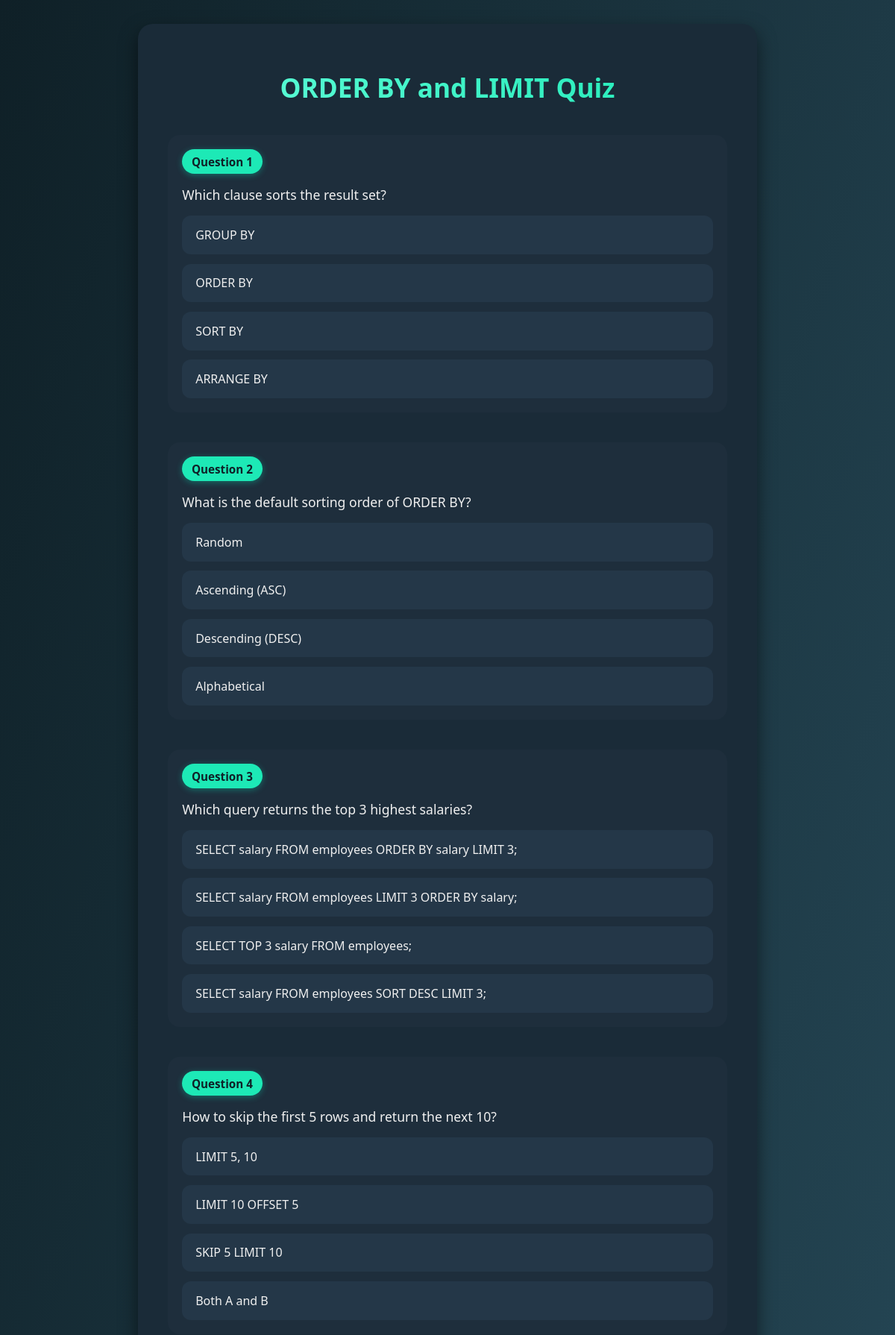
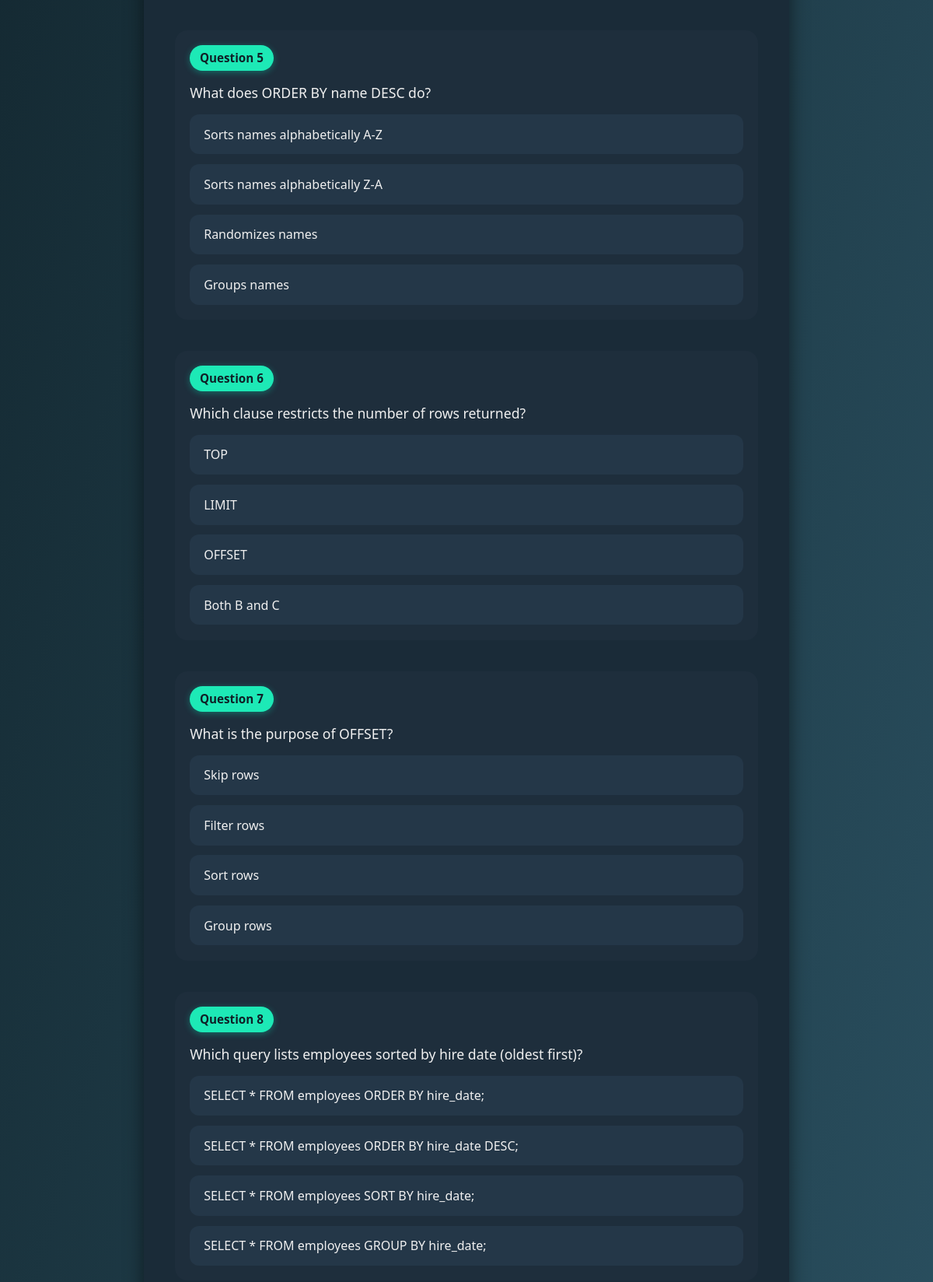
Screenshot of /quiz/ORDER BY and LIMIT (signed in, upper part) with the database file from the repository (2 pictures, top to bottom).
### app.py (models this page shows)
class Quiz(db.Model):
    id = db.Column(db.Integer, primary_key=True)
    topic = db.Column(db.String(100), nullable=False)
    question = db.Column(db.String(255), nullable=False)
    option1 = db.Column(db.String(100), nullable=False)
    option2 = db.Column(db.String(100), nullable=False)
    option3 = db.Column(db.String(100), nullable=False)
    option4 = db.Column(db.String(100), nullable=False)
    correct_option = db.Column(db.String(100), nullable=False)  # 1, 2, 3, or 4

### app.py (the view, shortened to what this page needs)
@app.route('/quiz/<topic>', methods=['GET', 'POST'])
def quiz(topic):
    if 'user_id' not in session:
        return redirect(url_for('login'))
    user = User.query.get(session['user_id'])
    questions = Quiz.query.filter_by(topic=topic).all()
    return render_template('quiz.html', questions=questions, topic=topic)

### templates/quiz.html (shortened to what this page needs)
<!DOCTYPE html>
<html lang="en">
<head>
</head>
<body>
    <form method="post">
        <h2>{{ topic }} Quiz</h2>
        {% for q in questions %}
        <div class="question-block">
            <span class="question-number">Question {{ loop.index }}</span>
            <p>{{ q.question }}</p>
            <div class="option-container">
                <label for="q{{ q.id }}_1" class="option-label">{{ q.option1 }}</label>
                <label for="q{{ q.id }}_2" class="option-label">{{ q.option2 }}</label>
                <label for="q{{ q.id }}_3" class="option-label">{{ q.option3 }}</label>
                <label for="q{{ q.id }}_4" class="option-label">{{ q.option4 }}</label>
            </div>
        </div>
        {% endfor %}
    </form>
</body>
</html>

### templates/quiz.html (style rules this page uses)
:root { --primary: #0f2027; --secondary: #203a43; --highlight: #2c5364; --text-light: #f0f0f0; --accent: #1de9b6; --card: #1a2b38; --shadow: rgba(0, 0, 0, 0.5); }
body { background: linear-gradient(to bottom right, var(--primary), var(--highlight)); color: var(--text-light); font-family: 'Segoe UI', sans-serif; margin: 0; padding: 2rem; display: flex; justify-content: center; }
form { background: var(--card); padding: 2rem 2.5rem; border-radius: 20px; box-shadow: 0 10px 25px var(--shadow); max-width: 750px; width: 100%; }
h2 { text-align: center; font-size: 2.2rem; background: -webkit-linear-gradient(45deg, #64ffda, #1de9b6); -webkit-background-clip: text; -webkit-text-fill-color: transparent; margin-bottom: 2.5rem; }
.question-block { margin-bottom: 2.5rem; padding: 1.2rem; border-radius: 16px; background: #1e2e3c; box-shadow: inset 0 0 0 rgba(255,255,255,0); transition: 0.3s; }
.question-number { background: var(--accent); color: var(--primary); display: inline-block; font-weight: bold; padding: 0.4rem 0.8rem; border-radius: 20px; font-size: 0.95rem; margin-bottom: 0.6rem; box-shadow: 0 2px 8px rgba(0, 255, 204, 0.3); }
.question-block p { font-size: 1.1rem; margin: 0.4rem 0 1rem; }
.option-container { display: flex; flex-direction: column; gap: 0.8rem; }
.option-label { padding: 0.8rem 1rem; border-radius: 12px; background: #243748; border: 2px solid transparent; cursor: pointer; transition: 0.2s ease; }

### rows the page displays
Quiz: question "Which clause sorts the result set?", option1 "GROUP BY", option2 "ORDER BY", option3 "SORT BY", option4 "ARRANGE BY"
Quiz: question "What is the default sorting order of ORDER BY?", option1 "Random", option2 "Ascending (ASC)", option3 "Descending (DESC)", option4 "Alphabetical"
Quiz: question "Which query returns the top 3 highest salaries?", option1 "SELECT salary FROM employees ORDER BY salary LIMIT 3;", option2 "SELECT salary FROM employees LIMIT 3 ORDER BY salary;", option3 "SELECT TOP 3 salary FROM employees;", option4 "SELECT salary FROM employees SORT DESC LIMIT 3;"
Quiz: question "How to skip the first 5 rows and return the next 10?", option1 "LIMIT 5, 10", option2 "LIMIT 10 OFFSET 5", option3 "SKIP 5 LIMIT 10", option4 "Both A and B"
Quiz: question "What does ORDER BY name DESC do?", option1 "Sorts names alphabetically A-Z", option2 "Sorts names alphabetically Z-A", option3 "Randomizes names", option4 "Groups names"
Quiz: question "Which clause restricts the number of rows returned?", option1 "TOP", option2 "LIMIT", option3 "OFFSET", option4 "Both B and C"
Quiz: question "What is the purpose of OFFSET?", option1 "Skip rows", option2 "Filter rows", option3 "Sort rows", option4 "Group rows"
Quiz: question "Which query lists employees sorted by hire date (oldest first)?", option1 "SELECT * FROM employees ORDER BY hire_date;", option2 "SELECT * FROM employees ORDER BY hire_date DESC;", option3 "SELECT * FROM employees SORT BY hire_date;", option4 "SELECT * FROM employees GROUP BY hire_date;"

### other values shown
{{ topic }} "ORDER BY and LIMIT"
